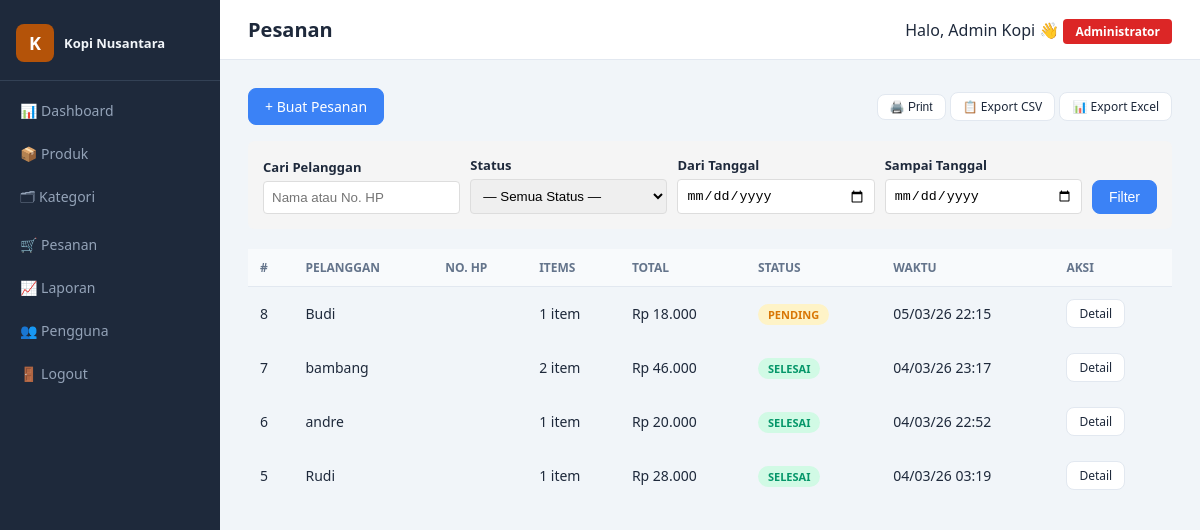
/orders (signed in), run on the app's committed database.
### tables this page shows
CREATE TABLE `orders` (
  `id` int NOT NULL AUTO_INCREMENT,
  `store_id` int NOT NULL,
  `customer_name` varchar(100) NOT NULL,
  `customer_phone` varchar(20) DEFAULT NULL,
  `total` decimal(10,2) NOT NULL DEFAULT '0.00',
  `status` enum('pending','proses','selesai','batal') DEFAULT 'pending',
  `note` text,
  `created_at` datetime DEFAULT CURRENT_TIMESTAMP,
  `payment_method` varchar(50) DEFAULT NULL,
  `payment_date` datetime DEFAULT NULL,
  `payment_status` enum('unpaid','paid','failed') DEFAULT 'unpaid',
  PRIMARY KEY (`id`),
  KEY `store_id` (`store_id`),
  CONSTRAINT `orders_ibfk_1` FOREIGN KEY (`store_id`) REFERENCES `stores` (`id`)
);

### core/Controller.php (called while the page is built, shortened)
<?php
abstract class Controller
{
    protected function model(string $model): object
    {
        $file = ROOT_PATH . "/app/Models/{$model}.php";
        return new $model();
    }
    protected function view(string $view, array $data = []): void
    {
        extract($data);
        $file = ROOT_PATH . "/app/Views/{$view}.php";
        require $file;
    }
    protected function requirePermission(string $permission): void
    {
        require_once ROOT_PATH . '/app/Helpers/AuthHelper.php';
    }
}

### app/Controllers/OrderController.php (called while the page is built, shortened)
<?php
class OrderController extends Controller
{
    private object $orderModel;
    public function __construct()
    {
        $this->orderModel = $this->model('OrderModel');
    }
    public function index(): void
    {
        $keyword = $_GET['keyword'] ?? null;
        $status = $_GET['status'] ?? null;
        $dateFrom = $_GET['date_from'] ?? null;
        $dateTo = $_GET['date_to'] ?? null;
        if ($keyword || $status || $dateFrom || $dateTo) {
            $orders = $this->orderModel->search($_SESSION['store_id'], $keyword, $status, $dateFrom, $dateTo);
        } else {
            $orders = $this->orderModel->allWithItems($_SESSION['store_id']);
        }
        $this->view('layouts/main', [
            'pageTitle' => 'Pesanan',
            'content' => 'orders/index',
            'orders' => $orders,
            'filters' => [
                'keyword' => $keyword,
                'status' => $status,
                'date_from' => $dateFrom,
                'date_to' => $dateTo,
            ]
        ]);
    }
}

### public/index.php (called while the page is built, shortened)
<?php
require_once dirname(__DIR__) . '/config/database.php';
$router = new Router();
$router->dispatch();

### core/Database.php (called while the page is built)
<?php
class Database
{
    private static ?PDO $instance = null;
    public static function getInstance(): PDO
    {
        if (self::$instance === null) {
            $dsn = "mysql:host=" . DB_HOST . ";dbname=" . DB_NAME . ";charset=" . DB_CHARSET;
            $options = [
                PDO::ATTR_ERRMODE            => PDO::ERRMODE_EXCEPTION,
                PDO::ATTR_DEFAULT_FETCH_MODE => PDO::FETCH_ASSOC,
                PDO::ATTR_EMULATE_PREPARES   => false,
            ];
            try {
                self::$instance = new PDO($dsn, DB_USER, DB_PASS, $options);
            } catch (PDOException $e) {
                die(json_encode(['error' => 'Database connection failed: ' . $e->getMessage()]));
            }
        }
        return self::$instance;
    }
}

### core/Model.php (called while the page is built, shortened)
<?php
abstract class Model
{
    protected PDO $db;
    public function __construct()
    {
        $this->db = Database::getInstance();
    }
    public function query(string $sql, array $params = []): array
    {
        try {
            $stmt = $this->db->prepare($sql);
            $stmt->execute($params);
            return $stmt->fetchAll();
        } catch (PDOException $e) { $this->handleError($e, "query"); }
    }
}

### app/Models/OrderModel.php (called while the page is built, shortened)
<?php
class OrderModel extends Model
{
    public function allWithItems(int $storeId): array
    {
        return $this->query(
            "SELECT o.*, COUNT(oi.id) AS total_items
             FROM orders o
             LEFT JOIN order_items oi ON oi.order_id = o.id
             WHERE o.store_id = ?
             GROUP BY o.id
             ORDER BY o.created_at DESC",
            [$storeId]
        );
    }
}

### app/Views/orders/index.php (the view, shortened to what this page needs)
<div class="page-header" style="display:flex; justify-content:space-between; align-items:center">
    <div>
        <a href="<?= BASE_URL ?>/orders/create" class="btn btn-primary">+ Buat Pesanan</a>
    </div>
    <div>
        <button class="btn btn-sm" onclick="window.print()">🖨️ Print</button>
        <a href="<?= BASE_URL ?>/orders/export/csv" class="btn btn-sm">📋 Export CSV</a>
        <a href="<?= BASE_URL ?>/orders/export/excel" class="btn btn-sm">📊 Export Excel</a>
    </div>
</div>
<div style="background:#f5f5f5; padding:15px; border-radius:6px; margin-bottom:20px">
    <form method="GET" action="<?= BASE_URL ?>/orders" style="display:grid; grid-template-columns:1fr 1fr 1fr 1fr auto; gap:10px; align-items:flex-end">
        <div>
            <label style="font-size:13px; display:block; margin-bottom:5px"><strong>Cari Pelanggan</strong></label>
            <input type="text" name="keyword" placeholder="Nama atau No. HP" value="<?= htmlspecialchars($filters['keyword'] ?? '') ?>">
        </div>
        <div>
            <label style="font-size:13px; display:block; margin-bottom:5px"><strong>Status</strong></label>
            <select name="status">
                <option value="">— Semua Status —</option>
            </select>
        </div>
        <div>
            <label style="font-size:13px; display:block; margin-bottom:5px"><strong>Dari Tanggal</strong></label>
            <input type="date" name="date_from" value="<?= htmlspecialchars($filters['date_from'] ?? '') ?>">
        </div>
        <div>
            <label style="font-size:13px; display:block; margin-bottom:5px"><strong>Sampai Tanggal</strong></label>
            <input type="date" name="date_to" value="<?= htmlspecialchars($filters['date_to'] ?? '') ?>">
        </div>
        <div>
            <button type="submit" class="btn btn-primary" style="width:100%">Filter</button>
        </div>
    </form>
</div>
<table class="table">
    <thead><tr><th>#</th><th>Pelanggan</th><th>No. HP</th><th>Items</th><th>Total</th><th>Status</th><th>Waktu</th><th>Aksi</th></tr></thead>
    <tbody>
    <?php if (empty($orders)): ?>
    <tr><td colspan="8" style="text-align:center; padding:20px">Tidak ada pesanan yang sesuai filter.</td></tr>
    <?php else: ?>
        <?php foreach ($orders as $o): ?>
        <tr>
            <td><?= $o['id'] ?></td>
            <td><?= htmlspecialchars($o['customer_name']) ?></td>
            <td><?= $o['customer_phone'] ?? '-' ?></td>
            <td><?= $o['total_items'] ?> item</td>
            <td>Rp <?= number_format($o['total'], 0, ',', '.') ?></td>
            <td><span class="badge badge-<?= $o['status'] ?>"><?= $o['status'] ?></span></td>
            <td><?= date('d/m/y H:i', strtotime($o['created_at'])) ?></td>
            <td><a href="<?= BASE_URL ?>/orders/<?= $o['id'] ?>" class="btn btn-sm">Detail</a></td>
        </tr>
        <?php endforeach; ?>
    <?php endif; ?>
    </tbody>
</table>

### core/Router.php (shortened to what this page needs)
<?php
class Router
{
    private array $routes = [];
    public function get(string $path, string $controller, string $method): void
    {
        $this->routes['GET'][$path] = ['controller' => $controller, 'method' => $method];
    }
    public function post(string $path, string $controller, string $method): void
    {
        $this->routes['POST'][$path] = ['controller' => $controller, 'method' => $method];
    }
    public function dispatch(): void
    {
        $httpMethod = $_SERVER['REQUEST_METHOD'];
        $uri = parse_url($_SERVER['REQUEST_URI'], PHP_URL_PATH);
        $uri = preg_replace('#^/public#', '', $uri);
        $uri = '/' . trim($uri, '/');
        $routes = $this->routes[$httpMethod] ?? [];
        uksort($routes, function ($a, $b) {
            $aScore = substr_count($a, '{');
            $bScore = substr_count($b, '{');
            if ($aScore !== $bScore) return $aScore - $bScore;
            return strlen($b) - strlen($a);
        });
        foreach ($routes as $route => $action) {
            $pattern = preg_quote($route, '#');
            $pattern = preg_replace('/\\\{[^}]+\\\}/', '([^/]+)', $pattern);
            $pattern = "#^{$pattern}$#";
            if (preg_match($pattern, $uri, $matches)) {
                array_shift($matches);
                try {
                    $ctrl = new $action['controller']();
                    call_user_func_array([$ctrl, $action['method']], $matches);
                } catch (AppException $e) {
                    $this->handleAppError($e);
                } catch (PDOException $e) {
                    $this->handleAppError(
                        new AppException("Terjadi kesalahan pada database. Silakan coba lagi.", 500, $e)
                    );
                } catch (\Throwable $e) {
                    $this->handleUnexpectedError($e);
                }
                return;
            }
        }
    }
}

### public/css/admin.css (style rules this page uses)
* { margin: 0; padding: 0; box-sizing: border-box; }
body { font-family: 'Segoe UI', sans-serif; background: #f1f5f9; color: #1e293b; display: flex; min-height: 100vh; }
.table { width: 100%; border-collapse: collapse; font-size: 14px; }
.table th { background: #f8fafc; padding: 10px 12px; text-align: left; font-size: 12px; text-transform: uppercase; color: #64748b; border-bottom: 1px solid #e2e8f0; }
.table td { padding: 12px; border-bottom: 1px solid #f1f5f9; vertical-align: middle; }
.badge { padding: 3px 10px; border-radius: 100px; font-size: 11px; font-weight: 600; text-transform: uppercase; }
.badge-pending { background: #fef3c7; color: #d97706; }
.badge-selesai { background: #d1fae5; color: #059669; }
.btn { padding: 8px 16px; border-radius: 8px; border: 1px solid #e2e8f0; background: #fff; cursor: pointer; font-size: 14px; text-decoration: none; color: #1e293b; display: inline-block; transition: all .2s; }
.btn-primary { background: #3b82f6; color: #fff; border-color: #3b82f6; }
.btn-sm { padding: 5px 12px; font-size: 12px; }
.page-header { display: flex; justify-content: flex-end; margin-bottom: 16px; }

### app/Views/orders/index.php (style rules this page uses)
input, select { width:100%; padding:8px; border:1px solid #ddd; border-radius:4px; }

### data on the page
orders: id "8", customer_name "Budi", total_items "1", total "18.000", status "PENDING", created_at "05/03/26 22:15"
orders: id "7", customer_name "bambang", total_items "2", total "46.000", status "SELESAI", created_at "04/03/26 23:17"
orders: id "6", customer_name "andre", total_items "1", total "20.000", status "SELESAI", created_at "04/03/26 22:52"
orders: id "5", customer_name "Rudi", total_items "1", total "28.000", status "SELESAI", created_at "04/03/26 03:19"
